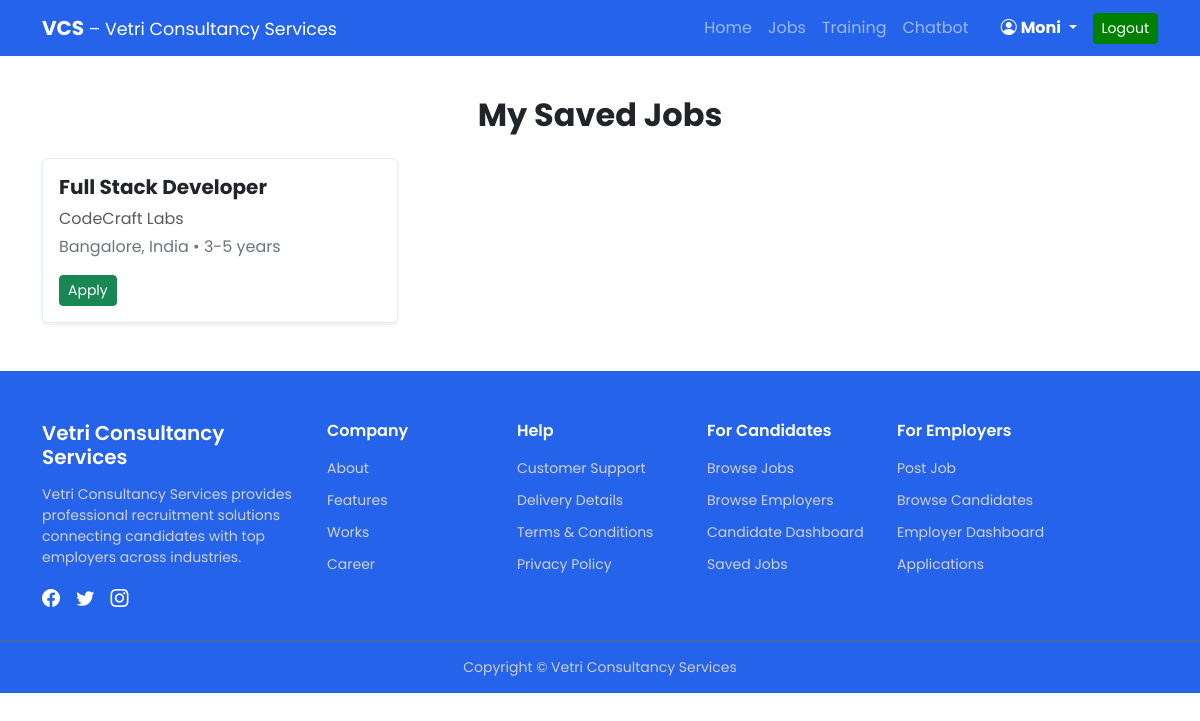
/jobs/my-jobs/ (signed in), run on the app's committed database.
### accounts/models.py (models this page shows)
class User(AbstractUser):
    USER_TYPE = (('free','Free'),
                 ('pro','Pro'),
                 ('consultant', 'Consultant'),
                 )
    user_type = models.CharField(max_length=10, choices=USER_TYPE, default='free')
    pro_subscription_active = models.BooleanField(default=False)
    whatsapp_number = models.CharField(max_length=15, blank=True, null=True)

### jobs/models.py (models this page shows, shortened)
class Job(models.Model):
    title = models.CharField(max_length=200)
    company = models.CharField(max_length=100)
    location = models.CharField(max_length=100)
    experience = models.CharField(max_length=50)
    description = models.TextField()
    FULL_TIME = 'FT'
    PART_TIME = 'PT'
    INTERNSHIP = 'IN'
    WORKING_SCHEDULE_CHOICES = [
        (FULL_TIME, 'Full Time'),
        (PART_TIME, 'Part Time'),
        (INTERNSHIP, 'Internship'),
    ]
    working_schedule = models.CharField(
        max_length=2,
        choices=WORKING_SCHEDULE_CHOICES,
        default=FULL_TIME
    )
    REMOTE = 'RM'
    HYBRID = 'HY'
    ONSITE = 'ON'
    WORK_TYPE_CHOICES = [
        (REMOTE, 'Remote'),
        (HYBRID, 'Hybrid'),
        (ONSITE, 'Onsite'),
    ]
    work_type = models.CharField(
        max_length=2,
        choices=WORK_TYPE_CHOICES,
        default=ONSITE
    )
    salary = models.CharField(max_length=100, null=True, blank=True)
    posted_by = models.ForeignKey(
        settings.AUTH_USER_MODEL,
        on_delete=models.CASCADE,
        related_name='jobs_posted'
    )
    created_at = models.DateTimeField(auto_now_add=True)

### jobs/views.py (the view)
# urls.py: path('my-jobs/', views.my_jobs, name='my_jobs'),
@login_required
def my_jobs(request):
    saved_jobs_qs = SavedJob.objects.filter(user=request.user).select_related('job')
    jobs = [saved.job for saved in saved_jobs_qs]
    saved_job_ids = [job.id for job in jobs]
    return render(request, 'jobs/my_jobs.html', {
        'jobs': jobs,
        'saved_jobs': saved_job_ids
    })

### jobs/templates/jobs/my_jobs.html (shortened to what this page needs)
{% extends 'base.html' %}
{% block content %}
<div class="container mt-5 pt-5">
    <h2 class="text-center mb-4 fw-bold">My Saved Jobs</h2>
    <div class="row g-4">
        {% for job in jobs %}
        <div class="col-md-6 col-lg-4">
            <div class="job-card shadow-sm p-3 rounded h-100 d-flex flex-column justify-content-between">
                <div class="job-info mb-3">
                    <h5 class="fw-bold">{{ job.title }}</h5>
                    <p class="text-muted mb-1">{{ job.company }}</p>
                    <p class="text-secondary mb-0">
                        {{ job.location }} • {{ job.experience }}
                    </p>
                </div>
                <div class="d-flex justify-content-between align-items-center mt-auto">
<a href="{% url 'jobs:apply_job' job.id %}" class="btn btn-success btn-sm">
    Apply
</a>
                </div>
                </div>
        </div>
        {% empty %}
        <div class="col-12">
            <p class="text-center text-muted">You have not saved any jobs yet.</p>
        </div>
        {% endfor %}
    </div>
</div>
{% endblock %}

### templates/base.html (shortened to what this page needs)
{% load static %}
<!DOCTYPE html>
<html lang="en">
<head>
<link rel="stylesheet" href="https://cdn.jsdelivr.net/npm/bootstrap-icons@1.11.3/font/bootstrap-icons.css">
    <link href="https://cdn.jsdelivr.net/npm/bootstrap@5.3.2/dist/css/bootstrap.min.css" rel="stylesheet">
  </head>
<body>
<nav class="navbar navbar-expand-lg navbar-dark  fixed-top" style="background-color: #2563eb;">
  <div class="container">
    <a class="navbar-brand fw-bold" href="{% url 'dashboard' %}">
      VCS <span class="fw-normal small">– Vetri Consultancy Services</span>
    </a>
    <div class="collapse navbar-collapse" id="vcsNav">
      <ul class="navbar-nav ms-auto align-items-lg-center">
       {% if user.is_authenticated %}
        <li class="nav-item">
          <a class="nav-link {% if request.resolver_match.url_name == 'dashboard' %}active{% endif %}"
             href="{% url 'dashboard' %}">Home</a>
        </li>
       <li class="nav-item">
  <a class="nav-link {% if request.resolver_match.url_name == 'job_list' and request.resolver_match.namespace == 'jobs' %}active{% endif %}"
     href="{% url 'jobs:job_list' %}">Jobs</a>
</li>
        <li class="nav-item">
          <a class="nav-link {% if request.resolver_match.url_name == 'training_catalog' %}active{% endif %}"
             href="{% url 'training_catalog' %}">Training</a>
        </li>
        <li class="nav-item">
          <a class="nav-link {% if request.resolver_match.url_name == 'chatbot' %}active{% endif %}"
             href="{% url 'chatbot-home' %}">Chatbot</a>
        </li>
<li class="nav-item dropdown ms-lg-3">
  <a class="nav-link dropdown-toggle text-white fw-bold" href="#" id="userDropdown" role="button" data-bs-toggle="dropdown" aria-expanded="false">
    <i class="bi bi-person-circle me-1"></i>{{ user.username }}
  </a>
</li>
        <li class="nav-item ms-lg-2">
          <form method="post" action="{% url 'logout' %}">
            <button class="btn  btn-sm" style="background-color: green; color: white;">Logout</button>
          </form>
        </li>
        {% else %}
        <li class="nav-item ms-lg-3 d-flex gap-2">
          <a class="btn btn-light btn-sm fw-bold" href="{% url 'login' %}">Login</a>
          <a class="btn  btn-sm fw-bold" style="background-color: green;" href="{% url 'register' %}">Register</a>
        </li>
        {% endif %}
      </ul>
    </div>
  </div>
</nav>
    {% block content %}
    {% endblock %}
<footer class="vcs-footer mt-5">
  <div class="container">
    <div class="row gy-4">
      <div class="col-lg-3 col-md-6">
        <h5 class="footer-logo">Vetri Consultancy Services</h5>
        <p class="footer-text">
          Vetri Consultancy Services provides professional recruitment
          solutions connecting candidates with top employers across industries.
        </p>
        <div class="footer-social">
          <i class="bi bi-facebook"></i>
          <i class="bi bi-twitter"></i>
          <i class="bi bi-instagram"></i>
        </div>
      </div>
      <div class="col-lg-2 col-md-6">
        <h6>Company</h6>
        <ul>
          <li><a href="#">About</a></li>
          <li><a href="#">Features</a></li>
          <li><a href="#">Works</a></li>
          <li><a href="#">Career</a></li>
        </ul>
      </div>
      <div class="col-lg-2 col-md-6">
        <h6>Help</h6>
        <ul>
          <li><a href="#">Customer Support</a></li>
          <li><a href="#">Delivery Details</a></li>
          <li><a href="#">Terms & Conditions</a></li>
          <li><a href="#">Privacy Policy</a></li>
        </ul>
      </div>
      <div class="col-lg-2 col-md-6">
        <h6>For Candidates</h6>
        <ul>
          <li><a href="#">Browse Jobs</a></li>
          <li><a href="#">Browse Employers</a></li>
          <li><a href="#">Candidate Dashboard</a></li>
          <li><a href="#">Saved Jobs</a></li>
        </ul>
      </div>
      <div class="col-lg-3 col-md-6">
        <h6>For Employers</h6>
        <ul>
          <li><a href="#">Post Job</a></li>
          <li><a href="#">Browse Candidates</a></li>
          <li><a href="#">Employer Dashboard</a></li>
          <li><a href="#">Applications</a></li>
        </ul>
      </div>
    </div>
  </div>
  <div class="footer-bottom text-center">
    Copyright © Vetri Consultancy Services
  </div>
</footer>
</body>
</html>

### templates/base.html (style rules this page uses)
body { font-family: 'Poppins', sans-serif; }
.vcs-footer { background: #2563eb; color: #fff; padding: 50px 0 0; }
.vcs-footer h6, .footer-logo { font-weight: 600; margin-bottom: 15px; }
.footer-text { font-size: 14px; color: #d1d1d1; }
.vcs-footer ul { list-style: none; padding: 0; }
.vcs-footer ul li { margin-bottom: 8px; }
.vcs-footer ul li a { color: #d1d1d1; text-decoration: none; font-size: 14px; }
.footer-social i { font-size: 18px; margin-right: 12px; cursor: pointer; }
.footer-bottom { border-top: 1px solid #666; margin-top: 30px; padding: 15px; font-size: 14px; color: #ccc; }

### jobs/templates/jobs/my_jobs.html (style rules this page uses)
.job-card { background: #ffffff; border-radius: 16px; border: 1px solid #e6ecf3; transition: all 0.25s ease; box-shadow: 0 8px 20px rgba(0, 0, 0, 0.08), 0 3px 6px rgba(0, 0, 0, 0.05); }

### data on the page
User: username "Moni"
Job: title "Full Stack Developer", company "CodeCraft Labs", location "Bangalore, India", experience "3-5 years"
